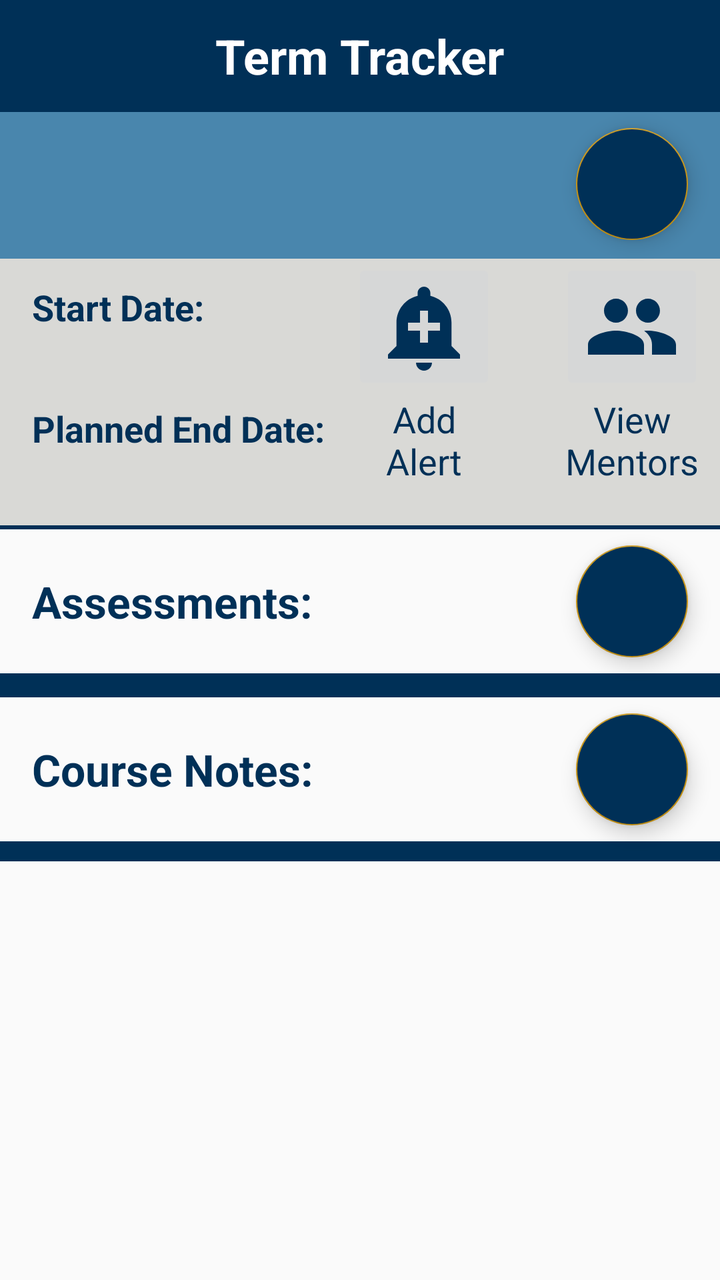
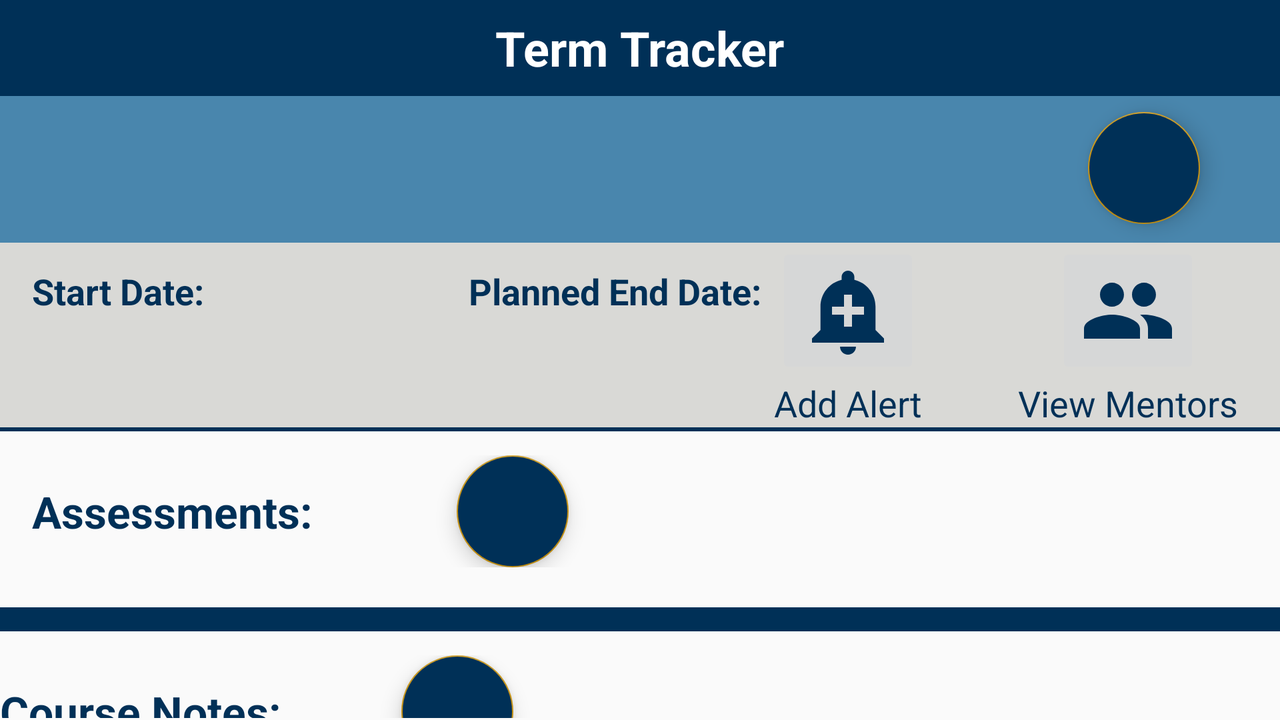

An Android layout and its configuration variant, each rendered on a device that would load it. The default file and the variant file are quoted in full after the pictures.
<!-- AndroidManifest.xml: application theme AppTheme -->
<!-- res/layout/activity_course_detail.xml -->
<?xml version="1.0" encoding="utf-8"?>
<androidx.constraintlayout.widget.ConstraintLayout
    xmlns:android="http://schemas.android.com/apk/res/android"
    xmlns:app="http://schemas.android.com/apk/res-auto"
    xmlns:tools="http://schemas.android.com/tools"
    android:layout_width="match_parent"
    android:layout_height="match_parent"
    tools:context=".CourseDetailActivity">

    <include
        android:id="@+id/courseDetailTermTrackerAppBar"
        layout="@layout/term_tracker_app_bar"
        app:layout_constraintEnd_toEndOf="parent"
        app:layout_constraintStart_toStartOf="parent"
        app:layout_constraintTop_toTopOf="parent" />

    <View
        android:id="@+id/courseDetailGroup"
        android:layout_width="0dp"
        android:layout_height="0dp"
        android:background="@color/colorNeutralLight"
        app:layout_constraintBottom_toBottomOf="@+id/courseDetailEndDateTextView"
        app:layout_constraintEnd_toEndOf="parent"
        app:layout_constraintStart_toStartOf="parent"
        app:layout_constraintTop_toBottomOf="@+id/courseDetailTitleTextView" />

    <TextView
        android:id="@+id/courseDetailTitleTextView"
        android:layout_width="match_parent"
        android:layout_height="0dp"
        android:gravity="center_vertical"
        android:background="@color/colorPrimary"
        android:paddingHorizontal="10dp"
        android:paddingVertical="22dp"
        android:textColor="@color/colorWhite"
        android:textSize="22sp"
        android:textStyle="bold"
        app:layout_constraintEnd_toEndOf="parent"
        app:layout_constraintStart_toStartOf="parent"
        app:layout_constraintTop_toBottomOf="@+id/courseDetailTermTrackerAppBar" />

    <com.google.android.material.floatingactionbutton.FloatingActionButton
        android:id="@+id/courseDetailEditFab"
        android:layout_width="wrap_content"
        android:layout_height="wrap_content"
        android:layout_marginTop="8dp"
        android:layout_marginEnd="16dp"
        android:backgroundTint="@color/colorPrimaryDark"
        app:layout_constraintEnd_toEndOf="parent"
        app:layout_constraintTop_toBottomOf="@+id/courseDetailTermTrackerAppBar"
        app:srcCompat="@drawable/ic_edit_white" />

    <TextView
        android:id="@+id/courseDetailStartDateLabel"
        android:layout_width="wrap_content"
        android:layout_height="wrap_content"
        android:layout_marginStart="16dp"
        android:layout_marginTop="12dp"
        android:text="@string/start_date_label"
        android:textColor="@color/colorPrimaryDark"
        android:textSize="18sp"
        android:textStyle="bold"
        app:layout_constraintStart_toStartOf="parent"
        app:layout_constraintTop_toBottomOf="@+id/courseDetailTitleTextView" />

    <TextView
        android:id="@+id/courseDetailStartDateTextView"
        android:layout_width="wrap_content"
        android:layout_height="wrap_content"
        android:textSize="18sp"
        android:textColor="@color/colorPrimaryDark"
        app:layout_constraintStart_toStartOf="@+id/courseDetailStartDateLabel"
        app:layout_constraintTop_toBottomOf="@+id/courseDetailStartDateLabel" />

    <TextView
        android:id="@+id/courseDetailEndDateLabel"
        android:layout_width="wrap_content"
        android:layout_height="wrap_content"
        android:layout_marginTop="12dp"
        android:text="@string/planned_end_date_label"
        android:textSize="18sp"
        android:textStyle="bold"
        android:textColor="@color/colorPrimaryDark"
        app:layout_constraintStart_toStartOf="@+id/courseDetailStartDateTextView"
        app:layout_constraintTop_toBottomOf="@+id/courseDetailStartDateTextView" />

    <TextView
        android:id="@+id/courseDetailEndDateTextView"
        android:layout_width="wrap_content"
        android:layout_height="wrap_content"
        android:paddingBottom="12dp"
        android:textSize="18sp"
        android:textColor="@color/colorPrimaryDark"
        app:layout_constraintStart_toStartOf="@+id/courseDetailEndDateLabel"
        app:layout_constraintTop_toBottomOf="@+id/courseDetailEndDateLabel" />

    <ImageButton
        android:id="@+id/courseDetailAddAlertImageButton"
        android:layout_width="wrap_content"
        android:layout_height="wrap_content"
        android:layout_marginEnd="32dp"
        android:src="@drawable/ic_add_alert_dark"
        app:layout_constraintEnd_toStartOf="@+id/courseDetailViewMentorsImageButton"
        app:layout_constraintTop_toTopOf="@+id/courseDetailGroup" />

    <TextView
        android:layout_width="wrap_content"
        android:layout_height="wrap_content"
        android:gravity="center"
        android:paddingHorizontal="5dp"
        android:text="Add\nAlert"
        android:textColor="@color/colorPrimaryDark"
        android:textSize="18sp"
        app:layout_constraintEnd_toEndOf="@+id/courseDetailAddAlertImageButton"
        app:layout_constraintStart_toStartOf="@+id/courseDetailAddAlertImageButton"
        app:layout_constraintTop_toBottomOf="@+id/courseDetailAddAlertImageButton" />

    <ImageButton
        android:id="@+id/courseDetailViewMentorsImageButton"
        android:layout_width="wrap_content"
        android:layout_height="wrap_content"
        android:layout_marginEnd="8dp"
        android:contentDescription="@string/view_mentors_button_desc"
        android:src="@drawable/ic_group_dark"
        app:layout_constraintEnd_toEndOf="parent"
        app:layout_constraintTop_toTopOf="@+id/courseDetailGroup" />

    <TextView
        android:id="@+id/courseDetailMentorLabel"
        android:layout_width="wrap_content"
        android:layout_height="wrap_content"
        android:paddingHorizontal="5dp"
        android:gravity="center"
        android:text="@string/mentors_btn_label"
        android:textSize="18sp"
        android:textColor="@color/colorPrimaryDark"
        app:layout_constraintEnd_toEndOf="@+id/courseDetailViewMentorsImageButton"
        app:layout_constraintStart_toStartOf="@+id/courseDetailViewMentorsImageButton"
        app:layout_constraintTop_toBottomOf="@+id/courseDetailViewMentorsImageButton" />

    <TextView
        android:id="@+id/courseDetailAssessmentLabel"
        android:layout_width="wrap_content"
        android:layout_height="wrap_content"
        android:layout_marginStart="16dp"
        android:text="@string/assessments_label"
        android:textColor="@color/colorPrimaryDark"
        android:textSize="22sp"
        android:textStyle="bold"
        app:layout_constraintBottom_toBottomOf="@+id/courseDetailAddAssessmentFab"
        app:layout_constraintStart_toStartOf="parent"
        app:layout_constraintTop_toTopOf="@+id/courseDetailAddAssessmentFab" />

    <View
        android:id="@+id/courseDetailAssessmentHeaderBar"
        android:layout_width="match_parent"
        android:layout_height="2dp"
        android:background="@color/colorPrimaryDark"
        app:layout_constraintTop_toBottomOf="@+id/courseDetailGroup" />

    <TextView
        android:id="@+id/courseDetailAssessmentCountTextView"
        android:layout_width="wrap_content"
        android:layout_height="wrap_content"
        android:layout_marginStart="12dp"
        android:textColor="@color/colorPrimaryDark"
        android:textSize="22sp"
        app:layout_constraintStart_toEndOf="@+id/courseDetailAssessmentLabel"
        app:layout_constraintTop_toTopOf="@+id/courseDetailAssessmentLabel" />

    <com.google.android.material.floatingactionbutton.FloatingActionButton
        android:id="@+id/courseDetailAddAssessmentFab"
        android:layout_width="wrap_content"
        android:layout_height="wrap_content"
        android:layout_marginTop="8dp"
        android:backgroundTint="@color/colorPrimaryDark"
        app:layout_constraintEnd_toEndOf="@+id/courseDetailEditFab"
        app:layout_constraintTop_toBottomOf="@+id/courseDetailAssessmentHeaderBar"
        app:srcCompat="@drawable/ic_add_white" />

    <View
        android:id="@+id/courseDetailAssessmentFooterBar"
        android:layout_width="match_parent"
        android:layout_height="10dp"
        android:layout_marginTop="8dp"
        android:background="@color/colorPrimaryDark"
        app:layout_constraintTop_toBottomOf="@+id/courseDetailAddAssessmentFab"
        tools:layout_editor_absoluteX="0dp" />

    <androidx.recyclerview.widget.RecyclerView
        android:id="@+id/courseDetailAssessmentRV"
        android:layout_width="match_parent"
        android:layout_height="wrap_content"
        app:layout_constraintTop_toBottomOf="@+id/courseDetailAssessmentFooterBar" />

    <View
        android:id="@+id/courseDetailNoteHeaderBar"
        android:layout_width="match_parent"
        android:layout_height="2dp"
        android:background="@color/colorPrimaryDark"
        app:layout_constraintTop_toBottomOf="@+id/courseDetailAssessmentRV"
        tools:layout_editor_absoluteX="-16dp" />

    <TextView
        android:id="@+id/courseDetailNoteLabel"
        android:layout_width="wrap_content"
        android:layout_height="wrap_content"
        android:text="@string/course_notes_label"
        android:textColor="@color/colorPrimaryDark"
        android:textSize="22sp"
        android:textStyle="bold"
        app:layout_constraintBottom_toBottomOf="@+id/courseDetailAddNoteFab"
        app:layout_constraintStart_toStartOf="@+id/courseDetailAssessmentLabel"
        app:layout_constraintTop_toTopOf="@+id/courseDetailAddNoteFab" />

    <com.google.android.material.floatingactionbutton.FloatingActionButton
        android:id="@+id/courseDetailAddNoteFab"
        android:layout_width="wrap_content"
        android:layout_height="wrap_content"
        android:layout_gravity="end"
        android:layout_marginTop="8dp"
        android:backgroundTint="@color/colorPrimaryDark"
        android:src="@drawable/ic_add_white"
        app:layout_constraintEnd_toEndOf="@+id/courseDetailAddAssessmentFab"
        app:layout_constraintTop_toBottomOf="@+id/courseDetailNoteHeaderBar" />

    <View
        android:id="@+id/courseDetailNoteFooterBar"
        android:layout_width="match_parent"
        android:layout_height="10dp"
        android:layout_marginTop="8dp"
        android:background="@color/colorPrimaryDark"
        app:layout_constraintTop_toBottomOf="@+id/courseDetailAddNoteFab"
        tools:layout_editor_absoluteX="0dp" />

    <androidx.recyclerview.widget.RecyclerView
        android:id="@+id/courseDetailNoteRV"
        android:layout_width="match_parent"
        android:layout_height="wrap_content"
        app:layout_constraintTop_toBottomOf="@+id/courseDetailNoteFooterBar" />

</androidx.constraintlayout.widget.ConstraintLayout>
<!-- res/layout/term_tracker_app_bar.xml (included above) -->
<?xml version="1.0" encoding="utf-8"?>
<androidx.appcompat.widget.Toolbar xmlns:android="http://schemas.android.com/apk/res/android"
    android:layout_width="match_parent"
    android:layout_height="wrap_content"
    android:background="@color/colorPrimaryDark"
    android:theme="@style/ThemeOverlay.AppCompat.Dark.ActionBar">

    <androidx.appcompat.widget.ActionMenuView
        android:id="@+id/appBarMenuView"
        android:theme="@style/ThemeOverlay.AppCompat.Light"
        android:layout_width="wrap_content"
        android:layout_height="wrap_content" />

    <TextView
        android:id="@+id/appTitleTextView"
        android:text="@string/app_name"
        android:textSize="24sp"
        android:textStyle="bold"
        android:textColor="@color/colorWhite"
        android:layout_gravity="center"
        android:layout_width="wrap_content"
        android:layout_height="wrap_content"/>
</androidx.appcompat.widget.Toolbar>
<!-- resources referenced by this layout -->
<resources>
  <color name="colorNeutralLight">#D9D9D6</color>
  <color name="colorPrimary">#4986AD</color>
  <color name="colorPrimaryDark">#003057</color>
  <color name="colorWhite">#FFFFFF</color>
  <!-- drawable ic_add_alert_dark (drawable) -->
  <vector android:height="48dp" android:tint="#003057"
      android:viewportHeight="24.0" android:viewportWidth="24.0"
      android:width="48dp" xmlns:android="http://schemas.android.com/apk/res/android">
      <path android:fillColor="#FF000000" android:pathData="M10.01,21.01c0,1.1 0.89,1.99 1.99,1.99s1.99,-0.89 1.99,-1.99h-3.98zM18.88,16.82L18.88,11c0,-3.25 -2.25,-5.97 -5.29,-6.69v-0.72C13.59,2.71 12.88,2 12,2s-1.59,0.71 -1.59,1.59v0.72C7.37,5.03 5.12,7.75 5.12,11v5.82L3,18.94L3,20h18v-1.06l-2.12,-2.12zM16,13.01h-3v3h-2v-3L8,13.01L8,11h3L11,8h2v3h3v2.01z"/>
  </vector>
  <!-- drawable ic_group_dark (drawable) -->
  <vector android:height="48dp" android:tint="#003057"
      android:viewportHeight="24.0" android:viewportWidth="24.0"
      android:width="48dp" xmlns:android="http://schemas.android.com/apk/res/android">
      <path android:fillColor="#FF000000" android:pathData="M16,11c1.66,0 2.99,-1.34 2.99,-3S17.66,5 16,5c-1.66,0 -3,1.34 -3,3s1.34,3 3,3zM8,11c1.66,0 2.99,-1.34 2.99,-3S9.66,5 8,5C6.34,5 5,6.34 5,8s1.34,3 3,3zM8,13c-2.33,0 -7,1.17 -7,3.5L1,19h14v-2.5c0,-2.33 -4.67,-3.5 -7,-3.5zM16,13c-0.29,0 -0.62,0.02 -0.97,0.05 1.16,0.84 1.97,1.97 1.97,3.45L17,19h6v-2.5c0,-2.33 -4.67,-3.5 -7,-3.5z"/>
  </vector>
  <string name="app_name">Term Tracker</string>
  <string name="assessments_label">Assessments:</string>
  <string name="course_notes_label">Course Notes:</string>
  <string name="mentors_btn_label">View\nMentors</string>
  <string name="planned_end_date_label">Planned End Date:</string>
  <string name="start_date_label">Start Date:</string>
  <string name="view_mentors_button_desc">View Mentors Button</string>
  <style name="AppTheme" parent="Theme.AppCompat.Light.NoActionBar">
          
          <item name="android:actionOverflowButtonStyle">@style/OverFlow</item>
          <item name="colorPrimary">@color/colorPrimary</item>
          <item name="colorPrimaryDark">@color/colorPrimaryDark</item>
          <item name="colorAccent">@color/colorAccentGold</item>
          <item name="android:timePickerMode">spinner</item>
      </style>
  <style name="OverFlow">
          <item name="android:src">@drawable/ic_menu_icon_white</item>
      </style>
  <color name="colorAccentGold">#C69214</color>
</resources>
<!-- res/layout-land/activity_course_detail.xml (the repository's variant of the layout above) -->
<!-- drawn on the phone turned sideways -->
<?xml version="1.0" encoding="utf-8"?>
<androidx.constraintlayout.widget.ConstraintLayout
    xmlns:android="http://schemas.android.com/apk/res/android"
    xmlns:app="http://schemas.android.com/apk/res-auto"
    xmlns:tools="http://schemas.android.com/tools"
    android:layout_width="match_parent"
    android:layout_height="match_parent"
    tools:context=".CourseDetailActivity">

    <include
        android:id="@+id/courseDetailTermTrackerAppBar"
        layout="@layout/term_tracker_app_bar"
        app:layout_constraintEnd_toEndOf="parent"
        app:layout_constraintStart_toStartOf="parent"
        app:layout_constraintTop_toTopOf="parent" />

    <TextView
        android:id="@+id/courseDetailTitleTextView"
        android:layout_width="match_parent"
        android:layout_height="0dp"
        android:gravity="center_vertical"
        android:background="@color/colorPrimary"
        android:paddingHorizontal="10dp"
        android:paddingVertical="22dp"
        android:textColor="@color/colorWhite"
        android:textSize="22sp"
        android:textStyle="bold"
        app:layout_constraintEnd_toEndOf="parent"
        app:layout_constraintStart_toStartOf="parent"
        app:layout_constraintTop_toBottomOf="@+id/courseDetailTermTrackerAppBar" />

    <com.google.android.material.floatingactionbutton.FloatingActionButton
        android:id="@+id/courseDetailEditFab"
        android:layout_width="wrap_content"
        android:layout_height="wrap_content"
        android:layout_marginTop="8dp"
        android:backgroundTint="@color/colorPrimaryDark"
        app:layout_constraintEnd_toEndOf="@+id/courseDetailViewMentorsImageButton"
        app:layout_constraintTop_toBottomOf="@+id/courseDetailTermTrackerAppBar"
        app:srcCompat="@drawable/ic_edit_white" />

    <View
        android:id="@+id/courseDetailGroup"
        android:layout_width="0dp"
        android:layout_height="0dp"
        android:background="@color/colorNeutralLight"
        app:layout_constraintBottom_toBottomOf="@+id/courseDetailAddAlertLabel"
        app:layout_constraintEnd_toEndOf="parent"
        app:layout_constraintStart_toStartOf="parent"
        app:layout_constraintTop_toBottomOf="@+id/courseDetailTitleTextView" />



    <TextView
        android:id="@+id/courseDetailStartDateLabel"
        android:layout_width="wrap_content"
        android:layout_height="wrap_content"
        android:layout_marginStart="16dp"
        android:layout_marginTop="12dp"
        android:text="@string/start_date_label"
        android:textColor="@color/colorPrimaryDark"
        android:textSize="18sp"
        android:textStyle="bold"
        app:layout_constraintStart_toStartOf="parent"
        app:layout_constraintTop_toBottomOf="@+id/courseDetailTitleTextView" />

    <TextView
        android:id="@+id/courseDetailStartDateTextView"
        android:layout_width="wrap_content"
        android:layout_height="wrap_content"
        android:textSize="18sp"
        android:textColor="@color/colorPrimaryDark"
        app:layout_constraintStart_toStartOf="@+id/courseDetailStartDateLabel"
        app:layout_constraintTop_toBottomOf="@+id/courseDetailStartDateLabel" />

    <TextView
        android:id="@+id/courseDetailEndDateLabel"
        android:layout_width="wrap_content"
        android:layout_height="wrap_content"
        android:layout_marginStart="132dp"
        android:text="@string/planned_end_date_label"
        android:textColor="@color/colorPrimaryDark"
        android:textSize="18sp"
        android:textStyle="bold"
        app:layout_constraintStart_toEndOf="@+id/courseDetailStartDateLabel"
        app:layout_constraintTop_toTopOf="@+id/courseDetailStartDateLabel" />

    <TextView
        android:id="@+id/courseDetailEndDateTextView"
        android:layout_width="wrap_content"
        android:layout_height="wrap_content"
        android:paddingBottom="12dp"
        android:textSize="18sp"
        android:textColor="@color/colorPrimaryDark"
        app:layout_constraintStart_toStartOf="@+id/courseDetailEndDateLabel"
        app:layout_constraintTop_toBottomOf="@+id/courseDetailEndDateLabel" />

    <ImageButton
        android:id="@+id/courseDetailAddAlertImageButton"
        android:layout_width="wrap_content"
        android:layout_height="wrap_content"
        android:layout_marginEnd="68dp"
        android:src="@drawable/ic_add_alert_dark"
        app:layout_constraintEnd_toStartOf="@+id/courseDetailViewMentorsImageButton"
        app:layout_constraintTop_toTopOf="@+id/courseDetailGroup" />

    <TextView
        android:id="@+id/courseDetailAddAlertLabel"
        android:layout_width="wrap_content"
        android:layout_height="wrap_content"
        android:gravity="center"
        android:paddingHorizontal="5dp"
        android:text="@string/add_alert_label_land"
        android:textColor="@color/colorPrimaryDark"
        android:textSize="18sp"
        app:layout_constraintEnd_toEndOf="@+id/courseDetailAddAlertImageButton"
        app:layout_constraintStart_toStartOf="@+id/courseDetailAddAlertImageButton"
        app:layout_constraintTop_toBottomOf="@+id/courseDetailAddAlertImageButton" />

    <ImageButton
        android:id="@+id/courseDetailViewMentorsImageButton"
        android:layout_width="wrap_content"
        android:layout_height="wrap_content"
        android:layout_marginEnd="40dp"
        android:contentDescription="@string/view_mentors_button_desc"
        android:src="@drawable/ic_group_dark"
        app:layout_constraintEnd_toEndOf="parent"
        app:layout_constraintTop_toTopOf="@+id/courseDetailGroup" />

    <TextView
        android:id="@+id/courseDetailMentorLabel"
        android:layout_width="wrap_content"
        android:layout_height="wrap_content"
        android:paddingHorizontal="5dp"
        android:gravity="center"
        android:text="@string/mentors_btn_label_land"
        android:textSize="18sp"
        android:textColor="@color/colorPrimaryDark"
        app:layout_constraintEnd_toEndOf="@+id/courseDetailViewMentorsImageButton"
        app:layout_constraintStart_toStartOf="@+id/courseDetailViewMentorsImageButton"
        app:layout_constraintTop_toBottomOf="@+id/courseDetailViewMentorsImageButton" />



    <View
        android:id="@+id/courseDetailAssessmentHeaderBar"
        android:layout_width="match_parent"
        android:layout_height="2dp"
        android:background="@color/colorPrimaryDark"
        app:layout_constraintTop_toBottomOf="@+id/courseDetailGroup" />

    <androidx.core.widget.NestedScrollView
        android:layout_width="match_parent"
        android:layout_height="0dp"
        android:layout_marginBottom="1dp"
        app:layout_constraintTop_toBottomOf="@id/courseDetailAssessmentHeaderBar"
        app:layout_constraintBottom_toBottomOf="parent">

        <LinearLayout
            android:layout_width="match_parent"
            android:layout_height="wrap_content"
            android:orientation="vertical">

            <LinearLayout
                android:orientation="horizontal"
                android:layout_width="match_parent"
                android:layout_height="wrap_content"
                android:gravity="center_vertical"
                android:paddingVertical="12dp">

                <TextView
                    android:id="@+id/courseDetailAssessmentLabel"
                    android:layout_width="wrap_content"
                    android:layout_height="wrap_content"
                    android:layout_marginStart="16dp"
                    android:text="@string/assessments_label"
                    android:textColor="@color/colorPrimaryDark"
                    android:textSize="22sp"
                    android:textStyle="bold" />

                <TextView
                    android:id="@+id/courseDetailAssessmentCountTextView"
                    android:layout_width="wrap_content"
                    android:layout_height="wrap_content"
                    android:layout_marginStart="12dp"
                    android:textColor="@color/colorPrimaryDark"
                    android:textSize="22sp"/>

                <com.google.android.material.floatingactionbutton.FloatingActionButton
                    android:id="@+id/courseDetailAddAssessmentFab"
                    android:layout_width="wrap_content"
                    android:layout_height="wrap_content"
                    android:layout_marginStart="60dp"
                    android:backgroundTint="@color/colorPrimaryDark"
                    app:srcCompat="@drawable/ic_add_white" />

            </LinearLayout>

            <View
                android:id="@+id/courseDetailAssessmentFooterBar"
                android:layout_width="match_parent"
                android:layout_height="10dp"
                android:layout_marginTop="8dp"
                android:background="@color/colorPrimaryDark" />

            <androidx.recyclerview.widget.RecyclerView
                android:id="@+id/courseDetailAssessmentRV"
                android:layout_width="match_parent"
                android:layout_height="match_parent"/>

            <View
                android:id="@+id/courseDetailNoteHeaderBar"
                android:layout_width="match_parent"
                android:layout_height="2dp"
                android:background="@color/colorPrimaryDark"/>

            <LinearLayout
                android:orientation="horizontal"
                android:layout_width="match_parent"
                android:layout_height="wrap_content"
                android:gravity="center_vertical"
                android:paddingVertical="12dp">

                <TextView
                    android:id="@+id/courseDetailNoteLabel"
                    android:layout_width="wrap_content"
                    android:layout_height="wrap_content"
                    android:text="@string/course_notes_label"
                    android:textColor="@color/colorPrimaryDark"
                    android:textSize="22sp"
                    android:textStyle="bold"/>

                <com.google.android.material.floatingactionbutton.FloatingActionButton
                    android:id="@+id/courseDetailAddNoteFab"
                    android:layout_width="wrap_content"
                    android:layout_height="wrap_content"
                    android:layout_marginStart="60dp"
                    android:backgroundTint="@color/colorPrimaryDark"
                    android:src="@drawable/ic_add_white"/>

            </LinearLayout>
            <View
                android:id="@+id/courseDetailNoteFooterBar"
                android:layout_width="match_parent"
                android:layout_height="10dp"
                android:layout_marginTop="8dp"
                android:background="@color/colorPrimaryDark" />

            <androidx.recyclerview.widget.RecyclerView
                android:id="@+id/courseDetailNoteRV"
                android:layout_width="match_parent"
                android:layout_height="match_parent"/>
        </LinearLayout>


    </androidx.core.widget.NestedScrollView>

</androidx.constraintlayout.widget.ConstraintLayout>
<!-- resources referenced by the variant -->
<!-- as the phone turned sideways resolves them -->
<resources>
  <color name="colorNeutralLight">#D9D9D6</color>
  <color name="colorPrimary">#4986AD</color>
  <color name="colorPrimaryDark">#003057</color>
  <color name="colorWhite">#FFFFFF</color>
  <!-- drawable ic_add_alert_dark (drawable) -->
  <vector android:height="48dp" android:tint="#003057"
      android:viewportHeight="24.0" android:viewportWidth="24.0"
      android:width="48dp" xmlns:android="http://schemas.android.com/apk/res/android">
      <path android:fillColor="#FF000000" android:pathData="M10.01,21.01c0,1.1 0.89,1.99 1.99,1.99s1.99,-0.89 1.99,-1.99h-3.98zM18.88,16.82L18.88,11c0,-3.25 -2.25,-5.97 -5.29,-6.69v-0.72C13.59,2.71 12.88,2 12,2s-1.59,0.71 -1.59,1.59v0.72C7.37,5.03 5.12,7.75 5.12,11v5.82L3,18.94L3,20h18v-1.06l-2.12,-2.12zM16,13.01h-3v3h-2v-3L8,13.01L8,11h3L11,8h2v3h3v2.01z"/>
  </vector>
  <!-- drawable ic_group_dark (drawable) -->
  <vector android:height="48dp" android:tint="#003057"
      android:viewportHeight="24.0" android:viewportWidth="24.0"
      android:width="48dp" xmlns:android="http://schemas.android.com/apk/res/android">
      <path android:fillColor="#FF000000" android:pathData="M16,11c1.66,0 2.99,-1.34 2.99,-3S17.66,5 16,5c-1.66,0 -3,1.34 -3,3s1.34,3 3,3zM8,11c1.66,0 2.99,-1.34 2.99,-3S9.66,5 8,5C6.34,5 5,6.34 5,8s1.34,3 3,3zM8,13c-2.33,0 -7,1.17 -7,3.5L1,19h14v-2.5c0,-2.33 -4.67,-3.5 -7,-3.5zM16,13c-0.29,0 -0.62,0.02 -0.97,0.05 1.16,0.84 1.97,1.97 1.97,3.45L17,19h6v-2.5c0,-2.33 -4.67,-3.5 -7,-3.5z"/>
  </vector>
  <string name="add_alert_label_land">Add Alert</string>
  <string name="app_name">Term Tracker</string>
  <string name="assessments_label">Assessments:</string>
  <string name="course_notes_label">Course Notes:</string>
  <string name="mentors_btn_label_land">View Mentors</string>
  <string name="planned_end_date_label">Planned End Date:</string>
  <string name="start_date_label">Start Date:</string>
  <string name="view_mentors_button_desc">View Mentors Button</string>
  <style name="AppTheme" parent="Theme.AppCompat.Light.NoActionBar">
          
          <item name="android:actionOverflowButtonStyle">@style/OverFlow</item>
          <item name="colorPrimary">@color/colorPrimary</item>
          <item name="colorPrimaryDark">@color/colorPrimaryDark</item>
          <item name="colorAccent">@color/colorAccentGold</item>
          <item name="android:timePickerMode">spinner</item>
      </style>
  <style name="OverFlow">
          <item name="android:src">@drawable/ic_menu_icon_white</item>
      </style>
  <color name="colorAccentGold">#C69214</color>
</resources>
